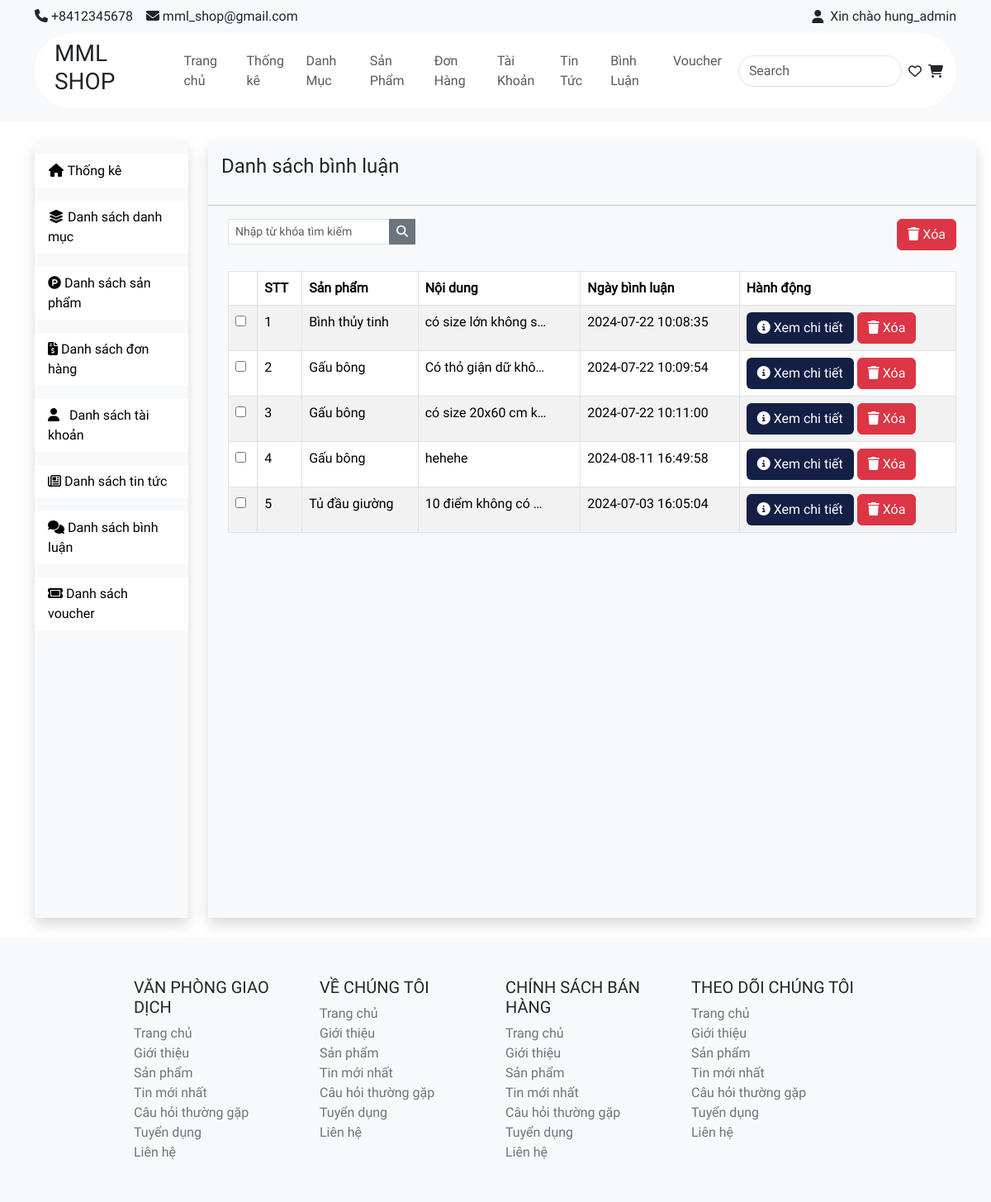
The page /admin/index.php?act=list-comment (signed in) on the database its author committed.
### tables this page shows
CREATE TABLE `comment` (
  `com_id` int NOT NULL,
  `com_content` text NOT NULL,
  `com_date` datetime NOT NULL,
  `account_id` int NOT NULL,
  `pro_id` int NOT NULL
);

CREATE TABLE `product` (
  `pro_id` int NOT NULL,
  `pro_name` varchar(255) NOT NULL,
  `pro_image` varchar(255) DEFAULT NULL,
  `pro_description` varchar(255) NOT NULL,
  `cate_id` int NOT NULL,
  `pro_status` tinyint NOT NULL DEFAULT '1' COMMENT '1: Hoạt động\r\n0: Không hoạt động'
);

### admin/controller/commentController.php (called while the page is built, shortened)
<?php
class CommentController {
    public $commentQuery;
    public function __construct() {
        $this -> commentQuery = new CommentQuery();
    }
    public function list() {
        $dsCmt = $this->commentQuery->all();
        include "view/comment/list.php";
    }
}
?>

### common/function.php (called while the page is built, shortened)
<?php
    function connectDB() {
        $host = DB_HOST;
        $port  = DB_PORT;
        $dbname = DB_NAME;
        try {
            $conn = new PDO ("mysql:host=$host;port=$port;dbname=$dbname",DB_USER,DB_PASS);
            return $conn;
        } catch (\Throwable $th) {
            echo "Lỗi";
        }
    }
    function convertToObjectComment($row) {
        $comment = new Comment();
        $comment -> com_id = $row['com_id'];
        $comment -> com_content = $row['com_content'];
        $comment -> com_date = $row['com_date'];
        $comment -> account_id = $row['account_id'];
        $comment -> pro_id = $row['pro_id'];
        $comment -> acc_name = $row['acc_name'];
        $comment -> pro_name = $row['pro_name'];
        $comment -> acc_image = $row['acc_image'];
        return $comment;
    }
?>

### admin/model/commentQuery.php (called while the page is built, shortened)
<?php
class CommentQuery {
    public $pdo;
    public function __construct() {
        $this->pdo = connectDB();
    }
    public function __destruct() {
        $this -> pdo = null;
    }
    public function all() {
        try {
            $sql = "select * from comment join product on comment.pro_id = product.pro_id join account on comment.account_id = account.acc_id order by product.pro_name asc";
            $data = $this->pdo->query($sql)->fetchAll();
            $dsCmt = [];
            foreach ($data as $row) {
                $dsCmt[] = convertToObjectComment($row);
            }
            return $dsCmt;
        } catch (Exception $e) {
            echo "Lỗi: ".$e ->getMessage();
            echo "<hr>";
        }
    }
}
?>

### admin/view/comment/list.php (the view, shortened to what this page needs)
<!DOCTYPE html>
<html lang="en">
<head>
    <link href="https://cdn.jsdelivr.net/npm/bootstrap@5.3.3/dist/css/bootstrap.min.css" rel="stylesheet">
    <link rel="stylesheet" href="../giaodien/style.css">
</head>
<body>
    <?php
    include "view/component/header.php"
    ?>
    <main class="d-flex container">
        <?php
        include "view/component/sidebar.php"
        ?>
        <div class="shadow bg-light pb-5 mt-4 ms-4 mb-4 col-md-10">
            <h4 class="p-3">Danh sách bình luận</h4>
            <hr>
            <div class="d-flex justify-content-between align-items-center">
                <form action="" class="ms-4">
                    <div class="input-group input-group-sm">
                        <input class="form-control rounded-0 mb-2" type="search" id="search" name="search"
                            placeholder="Nhập từ khóa tìm kiếm" aria-label="Sizing example input"
                            aria-describedby="inputGroup-sizing-sm">
                        <div class="input-group-sm">
                            <button type="button" class="btn btn-secondary rounded-0">
                                <i class="fa fa-search"></i>
                            </button>
                        </div>
                    </div>
                </form>
                <div class="me-4">
                    <button class="btn btn-danger">
                        <i class="fa-solid fa-trash"></i>
                        <a href="" class="text-light">Xóa</a>
                    </button>
                </div>
            </div>
            <div class="pt-4 ms-4 me-4">
                <table class="table table-striped table-hover table-bordered">
                    <thead>
                        <tr>
                            <th></th>
                            <th>STT</th>
                            <th scope="col">Sản phẩm</th>
                            <th scope="col">Nội dung</th>
                            <th scope="col">Ngày bình luận</th>
                            <th scope="col">Hành động</th>
                        </tr>
                    </thead>
                    <tbody>
                        <?php
                        $i = 1;
                        foreach ($dsCmt as $key => $com) :
                        ?>
                        <tr>
                            <td><input type="checkbox"></td>
                            <td><?= $i++ ?></td>
                            <td scope="row"><?= $com->pro_name?></td>
                            <td>
                                <div
                                    style="white-space: nowrap; overflow: hidden; text-overflow: ellipsis; width: 150px;">
                                    <?= $com->com_content?>
                                </div>
                            </td>
                            <td><?= $com->com_date?></td>
                            <td>
                                <button class="btn" style="background: #141F46;">
                                    <a href="index.php?act=view-comment-detail&com_id=<?= $com->com_id ?>"
                                        class="text-white">
                                        <i class="fa-solid fa-circle-info"></i> Xem chi tiết
                                    </a>
                                </button>
                                <button class="btn btn-danger">
                                    <a onclick=" return confirm('Bạn có muốn xóa bình luận này không?')"
                                        href="?act=delete-comment&com_id=<?= $com->com_id?>" class="text-white">
                                        <i class="fa-solid fa-trash"></i> Xóa
                                    </a>
                                </button>
                            </td>
                        </tr>
                        <?php
                        endforeach;
                        ?>
                    </tbody>
                </table>
            </div>
        </div>
    </main>
    <?php
    include "view/component/footer.php"
    ?>
</body>
</html>

### giaodien/style.css (style rules this page uses)
* { margin: 0; padding: 0; box-sizing: border-box; list-style-type: none; text-decoration: none; font-family: Roboto; }
a { text-decoration: none; color: black; }

### rows shown on the page
comment: pro.pro_name "Bình thủy tinh", com_content "có size lớn không s…", com_date "2024-07-22 10:08:35"
comment: pro.pro_name "Gấu bông", com_content "Có thỏ giận dữ khô…", com_date "2024-07-22 10:09:54"
comment: pro.pro_name "Gấu bông", com_content "có size 20x60 cm k…", com_date "2024-07-22 10:11:00"
comment: pro.pro_name "Gấu bông", com_content "hehehe", com_date "2024-08-11 16:49:58"
comment: pro.pro_name "Tủ đầu giường", com_content "10 điểm không có…", com_date "2024-07-03 16:05:04"

### other values the page prints
$_SESSION["acc_name"] "hung_admin"
